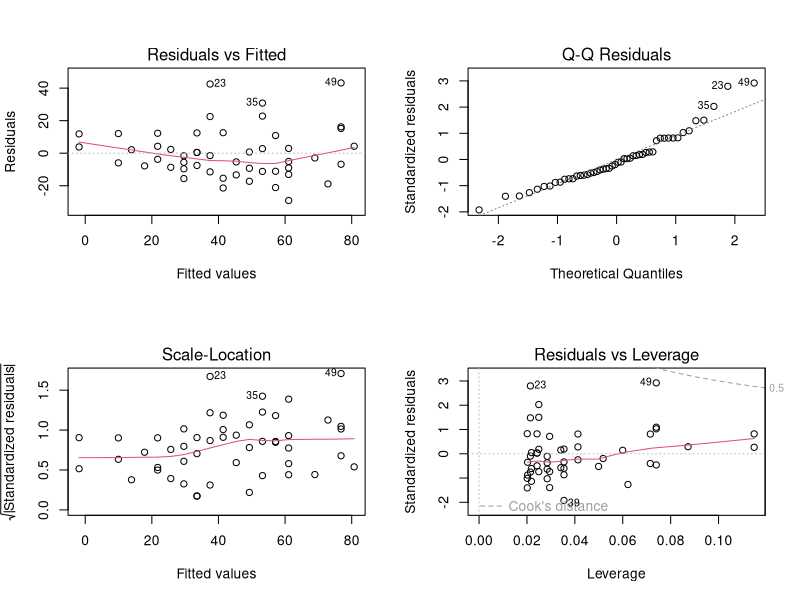
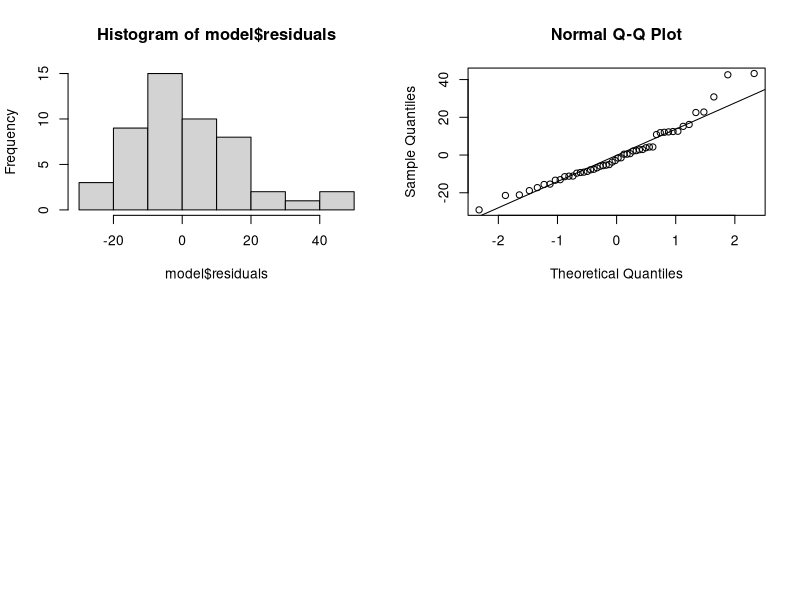

These figures' R source, in order:
## ---- chunk 1
knitr::opts_chunk$set(echo = FALSE)
knitr::opts_chunk$set(tidy = TRUE)
knitr::opts_chunk$set(warning = FALSE)

loadPkg <- function(x) {
  if(!require(x, character.only = T)) install.packages(x, dependencies = T, repos = "http://cran.us.r-project.org")
  require(x, character.only = T)
}

libs <- c("knitr", "magrittr", "data.table", "kableExtra", "tidyverse", "matlib", "combinat", "leaps", "dummies")

lapply(libs, loadPkg)
## ---- chunk 2
data("cars")
## ---- chunk 3
model <- lm(dist ~ ., data = cars)
summary(model)
## ---- chunk 4
par(mfrow=c(2,2))

plot(model)
hist(model$residuals)
qqnorm(model$residuals)
qqline(model$residuals)
